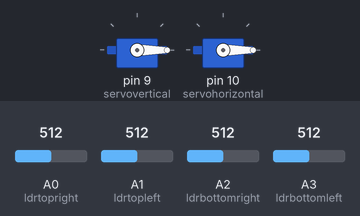
Bench run of a sketch on a simulated Arduino Uno, built with avr-gcc and run on an emulated ATmega328P. Shown: 2 × servo. The test bench sets the inputs (shaded band); at power-on: A0 (ldrtopright) = 512, A1 (ldrtopleft) = 512, A2 (ldrbottomright) = 512, A3 (ldrbottomleft) = 512.

Above: at 1.2 s.
1.3 s: A0 (ldrtopright) set to 523
At 2.5 s:
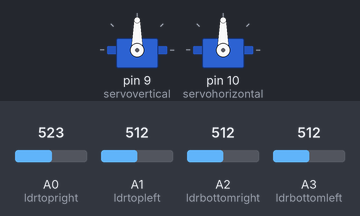
2.8 s: A1 (ldrtopleft) set to 537
At 3.9 s:
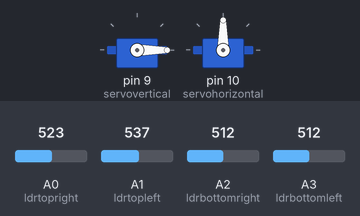
4.3 s: A0 (ldrtopright) set to 716
At 5.1 s:
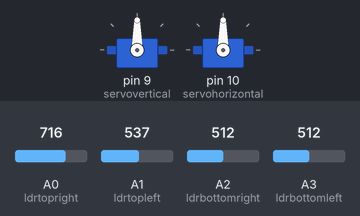
5.8 s: A0 (ldrtopright) set to 306
At 6.2 s:
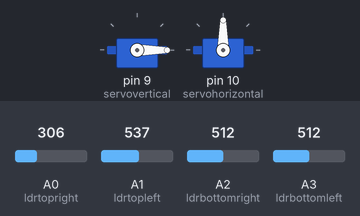
Timing chart, 0 to 8.3 s (numbered marks = the images above; inputs shaded):
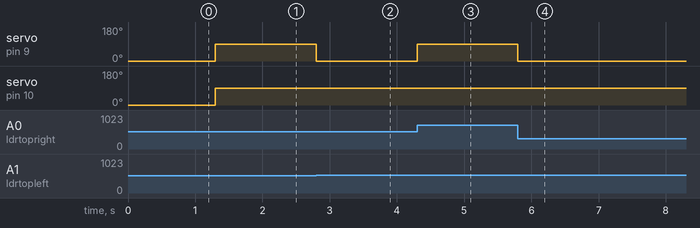

Measured:
- the behaviour switches between 513 and 514 on A0 (ldrtopright) (found by bisection; images 0 and 1)
- the behaviour switches between 523 and 524 on A1 (ldrtopleft) (found by bisection; images 1 and 2)
- after the input at 1.3 s, servo on pin 9 (servovertical), servo on pin 10 (servohorizontal): 0° → 90° at once
- after the input at 2.8 s, servo on pin 9 (servovertical): 90° → 0° at once
- after the input at 4.3 s, servo on pin 9 (servovertical): 0° → 90° at once
- after the input at 5.8 s, servo on pin 9 (servovertical): 90° → 0° at once

The sketch:

solar_tracker.ino
```cpp
 #include <Servo.h>

 Servo servovertical;

 int servov = 0;
 int servovLimitHigh = 160;
 int servovLimitLow = 20;

 Servo servohorizontal;

 int servohor = 0;
 int servohorLimitHigh = 160;
 int servohorLimitLow = 20;

 int ldrtopright = 0;
 int ldrtopleft = 1;
 int ldrbottomright= 2;
 int ldrbottomleft = 3;

void setup() {
  // put your setup code here, to run once:
  servovertical.attach(9);
  servovertical.write(0);
  servohorizontal.attach(10);
  servohorizontal.write(0);
   pinMode(ldrtopright,INPUT);
pinMode(ldrtopleft,INPUT);
pinMode(ldrbottomright,INPUT);
pinMode(ldrbottomleft,INPUT);

}

void loop() {
  servov = servovertical.read();
  servohor = servohorizontal.read();
  //recording analog values from each ldr

int valuetopr =  analogRead(ldrtopright);
 int valuetopl = analogRead(ldrtopleft);
 int valuebotr = analogRead(ldrbottomright);
 int valuebotl = analogRead(ldrbottomleft);

 int avgtop =( valuetopr +  valuetopl )/2;
 int avgbot =( valuebotr +  valuebotl )/2;
 int avgleft =( valuetopl +  valuebotl )/2;
 int avgright =( valuetopr +  valuebotr )/2;

 if (avgtop > avgbot)
 {
  servovertical.write(90);

  if (servov > servovLimitHigh )
  {
    servov = servovLimitHigh ;
    }

  }
 else if (avgbot > avgtop )
 {
  servovertical.write(-90);

  if (servov > servovLimitHigh )
  {
    servov = servovLimitHigh ;
    }

  }

   if (avgright > avgleft)
 {
  servohorizontal.write(90);

  if (servohor > servovLimitHigh )
  {
    servohor = servohorLimitHigh ;
    }
  }
 else if (avgright < avgleft )
 {
  servovertical.write(-90);

  if (servohor > servohorLimitHigh )
  {
    servohor = servohorLimitHigh ;
    }
  }


  // put your main code here, to run repeatedly:

}
```
